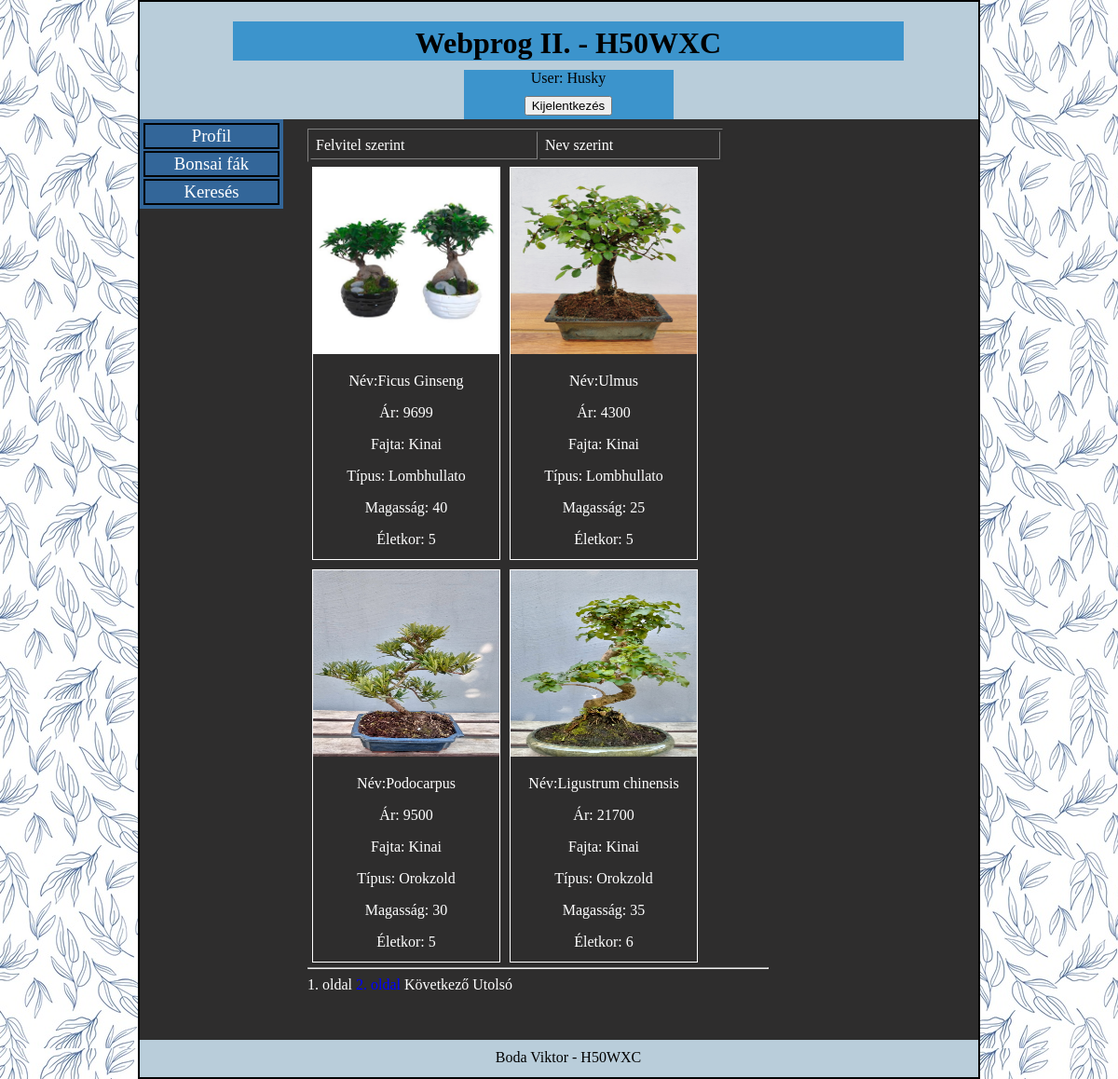
/index.php?d=2 (signed in), run on the app's committed database.
### tables this page shows
CREATE TABLE `menu` (
  `id` int(11) NOT NULL AUTO_INCREMENT,
  `name` varchar(20) DEFAULT NULL,
  `link` int(11) DEFAULT NULL,
  PRIMARY KEY (`id`)
);

CREATE TABLE `bonsai` (
  `id` bigint(20) unsigned NOT NULL AUTO_INCREMENT,
  `nev` varchar(40) DEFAULT NULL,
  `ar` int(11) DEFAULT NULL,
  `fajta` varchar(40) DEFAULT NULL,
  `tipus` varchar(20) DEFAULT NULL,
  `magassag` int(11) DEFAULT NULL,
  `eletkor` int(11) DEFAULT NULL,
  `img` varchar(60) DEFAULT NULL,
  PRIMARY KEY (`id`)
);

### bonsai.php (the view, shortened to what this page needs)
<?php
$dbname="h50wxc";
$con=connect("root","",$dbname);
if (!isset($_GET['order'])) {
    $order = 0;
} else {
    $order = $_GET['order'];
}
if ($order == 0) {
    $orderstring = " order by id";
} else {
    $orderstring = " order by nev";
}
$limit = 4;
$page = isset($_GET['page']) ? abs((int)$_GET['page']) : 1;
$query="select count(*) from bonsai";
$res=mysqli_query($con,$query) or die ("Nem sikerült".$query);
$list=mysqli_fetch_row($res);
$c = array_shift($list);
$maxpage = ceil($c / $limit);
$offset = ($page-1)*$limit;
$query="select id,nev,ar,fajta,tipus,magassag,eletkor,img from bonsai";
$query.=$orderstring;
$query.=" limit $offset,$limit";
$result=mysqli_query($con,$query) or die ("Nem sikerült ".$query);
echo "<table width=100% border=1><tr class=title><td><a href=index.php?d=".$_GET['d']."&order=0>Felvitel szerint</a></td><td>
<a href=index.php?d=".$_GET['d']."&order=1>Nev szerint</a> </td></tr></table>";
while (list($id,$nev,$ar,$fajta,$tipus,$magassag,$eletkor,$kep)=mysqli_fetch_row($result))
{
 echo "<div style='width:200px; height:420px; text-align:center; border:1pt solid white; float:left; margin:5px;'>";
        echo "<img src=" . $kep . " alt=".$kep." width=200 height=200 />";
        echo "<p>Név:" . $nev . "</p>";
        echo "<p>Ár: " . $ar . "</p>";
        echo "<p>Fajta: " . $fajta . "</p>";
        echo "<p>Típus: " . $tipus . "</p>";
        echo "<p>Magasság: " . $magassag . "</p>";
        echo "<p>Életkor: " . $eletkor . "</p>";
        echo '</div>';
}
echo '<hr style="clear:both;">';
$linklimit = 4;
$linklimit2 = $linklimit / 2;
$linkoffset = ($page > $linklimit2) ? $page - $linklimit2 : 0;
$linkend = $linkoffset+$linklimit;
if ($maxpage - $linklimit2 < $page)
{
   $linkoffset = $maxpage - $linklimit;
   if ($linkoffset < 0)
   {
      $linkoffset = 0;
   }
   $linkend = $maxpage;
}
 for ($i=1+$linkoffset; $i <= $linkend and $i <= $maxpage; $i++)
 {
    $style = ($i == $page) ? "color: white;" : "color: blue;";
    echo "<a href='index.php?d=".$_GET['d']."&order=".$order."&page=$i' style='$style'>$i. oldal  </a>";
 }
 if ($page < $maxpage)
 {
   echo "<a href='index.php?d=".$_GET['d']."&order=".$order."&page=".($page+1)."'>  Következő  </a>";
   echo "<a href='index.php?d=".$_GET['d']."&order=".$order."&page=".$maxpage."'>  Utolsó  </a>";
   }

### menu.php (shortened to what this page needs)
<?php
$dbname="h50wxc";
$con=connect("root","",$dbname);
$query="select authority from users where uname='".$_SESSION['user']."'";
$res=mysqli_query($con,$query) or die ("Hiba: ".mysqli_error($con));
list($aut)=mysqli_fetch_row($res);
if($aut=="admin")
	$query="select name,link from menu";
else
	$query="select name,link from menu where link in(1,2,6)";
$result=mysqli_query($con,$query) or die ("Hiba: ".mysqli_error($con));
echo "<table class=menutable>";
while(list($menutitle,$link)=mysqli_fetch_row($result))
{
        if($menutitle ==="profil"){$menutitle = "Profil";}
        if($menutitle ==="bonsai fak"){$menutitle = "Bonsai fák";}
        if($menutitle ==="kereses"){$menutitle = "Keresés";}
	echo "<tr><td><a class=menu href=index.php?d=".$link.">".$menutitle."</a></td></tr>";
}
echo "</table>";

### styles/stylef.css (style rules this page uses)
body { background: url("../img/background.jpg") repeat; color:white; margin:0px; }
.menu { background-color:rgb(51, 102, 153); width:150px; margin-right:20px; overflow:hidden; padding:2px; display:block; text-decoration:none; color:white; font-family:"Times New Roman"; font-size:14pt; float:left; }
.menu table td { border:2px solid black; }
.menu a { width:140px; padding:0px; margin:0px; text-align:center; }
.content table { width:90%; }
.content table td { padding:5px; text-align:left; }
.content a { text-decoration:none; color:white; }

### data on the page
menu: name "Profil"
menu: name "Bonsai fák"
menu: name "Keresés"
bonsai: img (picture), nev "Ficus Ginseng", ar "9699", fajta "Kinai", tipus "Lombhullato", magassag "40", eletkor "5"
bonsai: img (picture), nev "Ulmus", ar "4300", fajta "Kinai", tipus "Lombhullato", magassag "25", eletkor "5"
bonsai: img (picture), nev "Podocarpus", ar "9500", fajta "Kinai", tipus "Orokzold", magassag "30", eletkor "5"
bonsai: img (picture), nev "Ligustrum chinensis", ar "21700", fajta "Kinai", tipus "Orokzold", magassag "35", eletkor "6"

### other printed values
$_SESSION['user'] "Husky"
